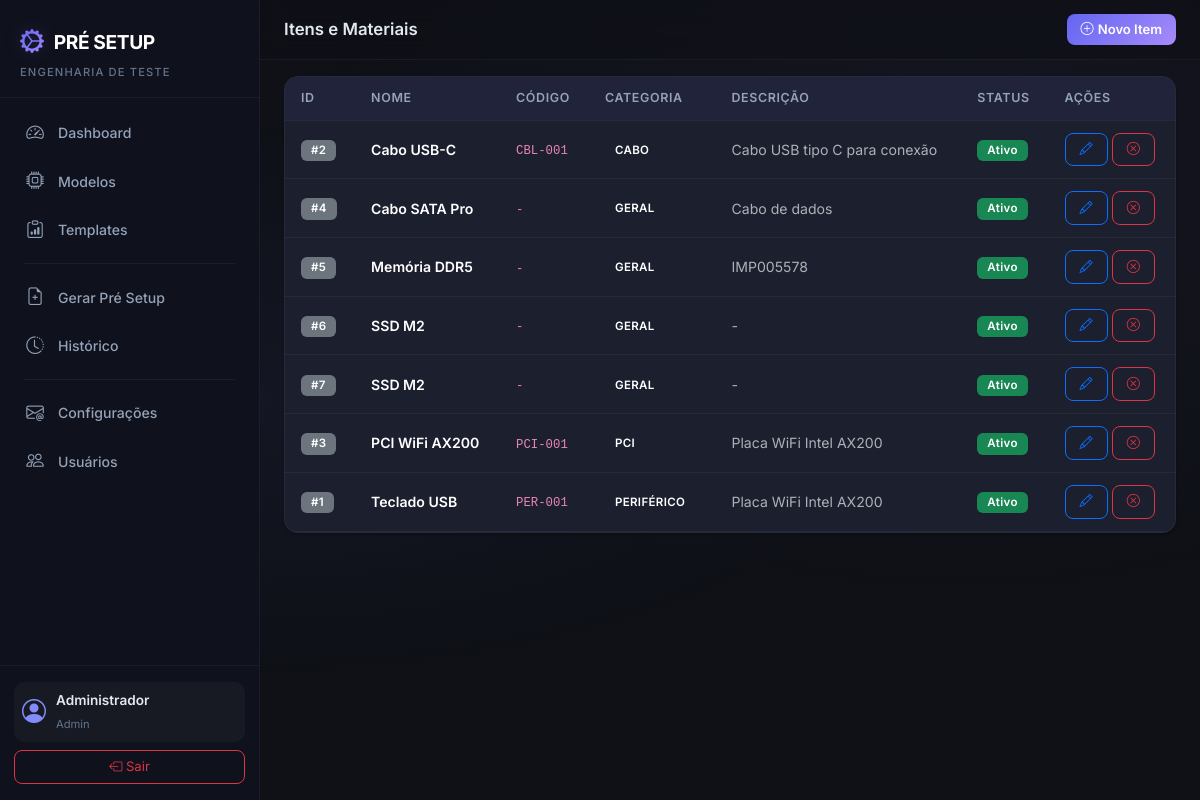
/items/ (signed in), run on the app's committed database.
### app/models.py (models this page shows, shortened)
class User(UserMixin, db.Model):
    __tablename__ = 'users'
    id = db.Column(db.Integer, primary_key=True)
    name = db.Column(db.String(150), nullable=False)
    email = db.Column(db.String(150), unique=True, nullable=False)
    password_hash = db.Column(db.String(256), nullable=False)
    profile = db.Column(db.String(50), nullable=False, default='Engenharia')  # Admin, Engenharia
    is_active_user = db.Column(db.Boolean, default=True)
    created_at = db.Column(db.DateTime, default=datetime.utcnow)
    setups = db.relationship('PreSetup', backref='user', lazy='dynamic')
    @property
    def is_active(self):
        return self.is_active_user

class Item(db.Model):
    __tablename__ = 'items'
    id = db.Column(db.Integer, primary_key=True)
    product_model_id = db.Column(db.Integer, db.ForeignKey('product_models.id'), nullable=True) # Temporarily nullable for migration
    name = db.Column(db.String(200), nullable=False)
    internal_code = db.Column(db.String(50), unique=False, nullable=True) # Removing unique constraint for simplicity
    category = db.Column(db.String(50), nullable=False, default='GERAL')
    description = db.Column(db.Text, nullable=True)
    image_filename = db.Column(db.String(300), nullable=True)
    is_active = db.Column(db.Boolean, default=True)
    created_at = db.Column(db.DateTime, default=datetime.utcnow)

### app/items/routes.py (the view)
@items_bp.route('/')
@login_required
def index():
    items = Item.query.order_by(Item.category, Item.name).all()
    return render_template('items/index.html', items=items, categories=CATEGORIES)

### app/models.py (called while the page is built)
@login_manager.user_loader
def load_user(user_id):
    return User.query.get(int(user_id))

### app/templates/items/index.html (shortened to what this page needs)
{% extends "base.html" %}
{% block page_title %}Itens e Materiais{% endblock %}
{% block page_actions %}
<button class="btn btn-primary btn-sm" data-bs-toggle="modal" data-bs-target="#createModal">
    <i class="bi bi-plus-circle me-1"></i>Novo Item
</button>
{% endblock %}
{% block content %}
<div class="card card-custom">
    <div class="card-body p-0">
        {% if items %}
        <div class="table-responsive">
            <table class="table table-custom mb-0">
                <thead>
                    <tr>
                        <th>ID</th>
                        <th>Nome</th>
                        <th>Código</th>
                        <th>Categoria</th>
                        <th>Descrição</th>
                        <th>Status</th>
                        <th>Ações</th>
                    </tr>
                </thead>
                <tbody>
                    {% for item in items %}
                    <tr>
                        <td><span class="badge bg-secondary">#{{ item.id }}</span></td>
                        <td class="fw-semibold">{{ item.name }}</td>
                        <td><code>{{ item.internal_code or '-' }}</code></td>
                        <td><span class="badge bg-outline-category">{{ item.category }}</span></td>
                        <td class="text-muted small">{{ item.description or '-' }}</td>
                        <td>
                            {% if item.is_active %}
                                <span class="badge bg-success">Ativo</span>
                            {% else %}
                                <span class="badge bg-danger">Inativo</span>
                            {% endif %}
                        </td>
                        <td>
                            <button class="btn btn-sm btn-outline-primary" data-bs-toggle="modal" data-bs-target="#editModal{{ item.id }}" title="Editar">
                                <i class="bi bi-pencil"></i>
                            </button>
                            <form method="POST" action="{{ url_for('items.toggle_status', item_id=item.id) }}" class="d-inline">
                                <button type="submit" class="btn btn-sm btn-outline-{{ 'danger' if item.is_active else 'success' }}" title="{{ 'Desativar' if item.is_active else 'Ativar' }}">
                                    <i class="bi bi-{{ 'x-circle' if item.is_active else 'check-circle' }}"></i>
                                </button>
                            </form>
                        </td>
                    </tr>
                    {% endfor %}
                </tbody>
            </table>
        </div>
        {% else %}
        <div class="text-center py-5">
            <i class="bi bi-box-seam display-4 text-muted"></i>
            <p class="text-muted mt-3">Nenhum item cadastrado.</p>
        </div>
        {% endif %}
    </div>
</div>
{% endblock %}

### app/templates/base.html (shortened to what this page needs)
<!DOCTYPE html>
<html lang="pt-BR" data-bs-theme="dark">
<head>
    <link href="https://cdn.jsdelivr.net/npm/bootstrap@5.3.3/dist/css/bootstrap.min.css" rel="stylesheet">
    <link href="https://cdn.jsdelivr.net/npm/bootstrap-icons@1.11.3/font/bootstrap-icons.min.css" rel="stylesheet">
    <link rel="stylesheet" href="{{ url_for('static', filename='css/style.css') }}">
</head>
<body>
    {% if current_user.is_authenticated %}
    <nav class="sidebar" id="sidebar">
        <div class="sidebar-header">
            <div class="sidebar-brand">
                <i class="bi bi-gear-wide-connected"></i>
                <span>PRÉ SETUP</span>
            </div>
            <small class="sidebar-subtitle">Engenharia de Teste</small>
        </div>
        <ul class="sidebar-nav">
            <li class="sidebar-nav-item">
                <a href="{{ url_for('dashboard.index') }}" class="sidebar-nav-link {% if request.endpoint == 'dashboard.index' %}active{% endif %}">
                    <i class="bi bi-speedometer2"></i>
                    <span>Dashboard</span>
                </a>
            </li>
            <li class="sidebar-nav-item">
                <a href="{{ url_for('models_blueprint.index') }}" class="sidebar-nav-link {% if 'models_blueprint' in request.endpoint %}active{% endif %}">
                    <i class="bi bi-cpu"></i>
                    <span>Modelos</span>
                </a>
            </li>
            <li class="sidebar-nav-item">
                <a href="{{ url_for('templates_setup.index') }}" class="sidebar-nav-link {% if 'templates_setup' in request.endpoint %}active{% endif %}">
                    <i class="bi bi-clipboard-data"></i>
                    <span>Templates</span>
                </a>
            </li>
            <li class="sidebar-divider"></li>
            <li class="sidebar-nav-item">
                <a href="{{ url_for('setup_requests.generate_select') }}" class="sidebar-nav-link {% if request.endpoint == 'setup_requests.generate_select' or request.endpoint == 'setup_requests.generate_form' %}active{% endif %}">
                    <i class="bi bi-file-earmark-plus"></i>
                    <span>Gerar Pré Setup</span>
                </a>
            </li>
            <li class="sidebar-nav-item">
                <a href="{{ url_for('setup_requests.history') }}" class="sidebar-nav-link {% if request.endpoint == 'setup_requests.history' or request.endpoint == 'setup_requests.detail' %}active{% endif %}">
                    <i class="bi bi-clock-history"></i>
                    <span>Histórico</span>
                </a>
            </li>
            <li class="sidebar-divider"></li>
            <li class="sidebar-nav-item">
                <a href="{{ url_for('email_config.index') }}" class="sidebar-nav-link {% if 'email_config' in request.endpoint %}active{% endif %}">
                    <i class="bi bi-envelope-at"></i>
                    <span>Configurações</span>
                </a>
            </li>
            <li class="sidebar-nav-item">
                <a href="{{ url_for('users.index') }}" class="sidebar-nav-link {% if 'users' in request.endpoint %}active{% endif %}">
                    <i class="bi bi-people"></i>
                    <span>Usuários</span>
                </a>
            </li>
        </ul>
        <div class="sidebar-footer">
            <div class="sidebar-user">
                <i class="bi bi-person-circle"></i>
                <div>
                    <div class="sidebar-user-name">{{ current_user.name }}</div>
                    <small class="sidebar-user-role">{{ current_user.profile }}</small>
                </div>
            </div>
            <a href="{{ url_for('auth.logout') }}" class="btn btn-outline-danger btn-sm w-100 mt-2">
                <i class="bi bi-box-arrow-left"></i> Sair
            </a>
        </div>
    </nav>
    <main class="main-content">
        <div class="topbar">
            <h5 class="topbar-title">{% block page_title %}{% endblock %}</h5>
            <div class="topbar-actions">
                {% block page_actions %}{% endblock %}
            </div>
        </div>
        <div class="container-fluid px-4 py-3">
            {% block content %}{% endblock %}
        </div>
    </main>
    {% else %}
        {% block fullpage %}{% endblock %}
    {% endif %}
</body>
</html>

### data on the page
User: name "Administrador", profile "Admin"
Item: id "2", name "Cabo USB-C", internal_code "CBL-001", category "CABO", description "Cabo USB tipo C para conexão", is_active "Ativo"
Item: id "4", name "Cabo SATA Pro", internal_code "-", category "GERAL", description "Cabo de dados", is_active "Ativo"
Item: id "5", name "Memória DDR5", internal_code "-", category "GERAL", description "IMP005578", is_active "Ativo"
Item: id "6", name "SSD M2", internal_code "-", category "GERAL", description "-", is_active "Ativo"
Item: id "7", name "SSD M2", internal_code "-", category "GERAL", description "-", is_active "Ativo"
Item: id "3", name "PCI WiFi AX200", internal_code "PCI-001", category "PCI", description "Placa WiFi Intel AX200", is_active "Ativo"
Item: id "1", name "Teclado USB", internal_code "PER-001", category "PERIFÉRICO", description "Placa WiFi Intel AX200", is_active "Ativo"
